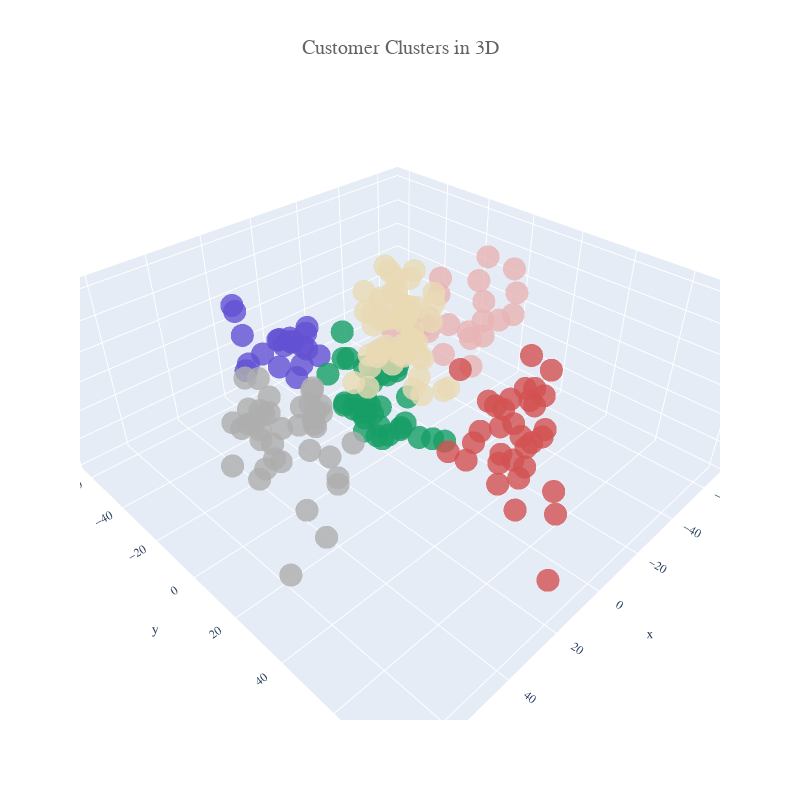

Notebook code cell kept with this figure:
### Code cell
pca = PCA(3)
pca.fit(reduced_data)
X_PCA = pca.transform(reduced_data)


fig = px.scatter_3d(x=X_PCA[:,0], y=X_PCA[:,1], z=X_PCA[:,2],
                    color=preds,opacity=0.8,color_continuous_scale=[colors_mix[7],colors_mix[2],colors_mix[3],colors_mix[4],colors_dark[3],colors_mix[5]],
                   width=800,height=800)

fig.update_layout(font_family='monospace',
    title=dict(text='Customer Clusters in 3D',x=0.5,y=0.95,
    font=dict(color=colors_dark[2],size=20)),
    coloraxis_showscale=False)
fig.show()

### Figure 1 — Plotly figure (JSON) as saved in the notebook; plotly's stock layout.template omitted (floating-point values rounded to 4 significant figures; data arrays with more than 128 entries replaced by an {"elided": "..."} marker saying what was removed)
{"data": [{"hovertemplate": "x=%{x}<br>y=%{y}<br>z=%{z}<br>color=%{marker.color}<extra></extra>", "legendgroup": "", "marker": {"color": {"elided": "200 int values"}, "coloraxis": "coloraxis", "opacity": 0.8, "symbol": "circle"}, "mode": "markers", "name": "", "scene": "scene", "showlegend": false, "type": "scatter3d", "x": {"elided": "200 float values"}, "y": {"elided": "200 float values"}, "z": {"elided": "200 float values"}}], "layout": {"coloraxis": {"colorbar": {"title": {"text": "color"}}, "colorscale": [[0, "#6351D3"], [0.2, "#179E66"], [0.4, "#D35151"], [0.6, "#E9DAB4"], [0.8, "#AEAEAE"], [1, "#E9B4B4"]], "showscale": false}, "font": {"family": "monospace"}, "height": 800, "legend": {"tracegroupgap": 0}, "margin": {"t": 60}, "scene": {"domain": {"x": [0, 1], "y": [0, 1]}, "xaxis": {"title": {"text": "x"}}, "yaxis": {"title": {"text": "y"}}, "zaxis": {"title": {"text": "z"}}}, "title": {"font": {"color": "#636363", "size": 20}, "text": "Customer Clusters in 3D", "x": 0.5, "y": 0.95}, "width": 800}}
